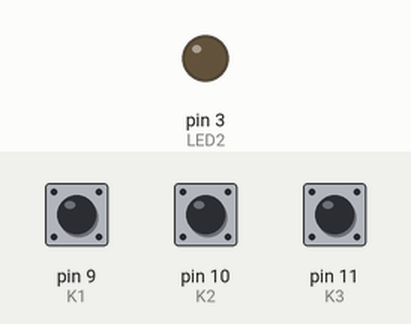
Simulated run of this sketch. Board: Arduino Uno, built with avr-gcc and run on an emulated ATmega328P. Shown: output pins drawn as LEDs (lit = HIGH). The inputs (shaded band) are chosen by the test bench; at power-on: pin 9 (K1) HIGH, pin 10 (K2) HIGH, pin 11 (K3) HIGH.

Above: at 1.2 s.
1.3 s: pin 9 (K1) pulled LOW for 0.15 s
At 2.5 s:
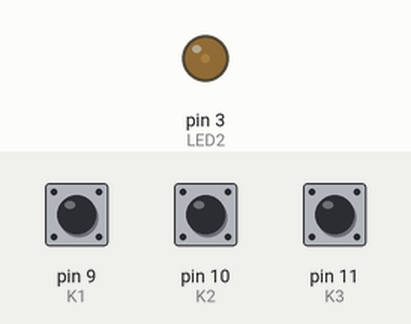
2.9 s: pin 10 (K2) pulled LOW for 0.15 s
At 3.7 s:
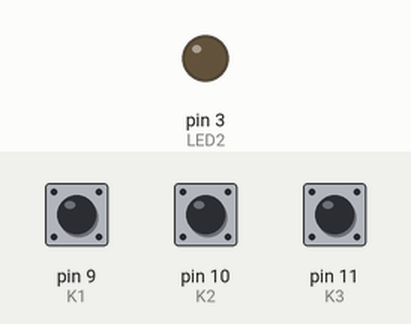
4.5 s: pin 9 (K1) pulled LOW for 1 s
At 5.0 s:
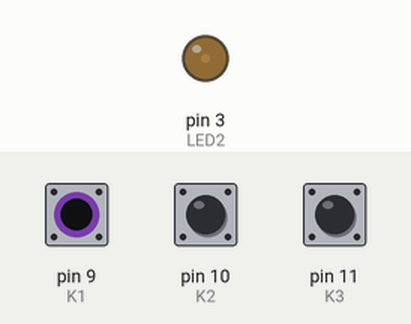
7.0 s: pin 10 (K2) pulled LOW for 1 s
At 8.1 s:
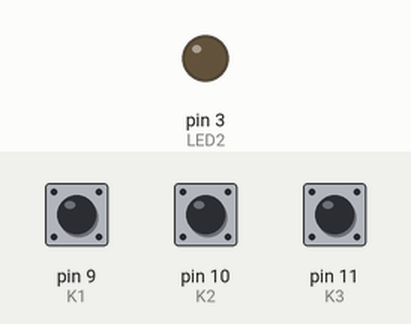
9.5 s: pin 9 (K1) pulsed LOW 5 times (0.12 s each, 0.3 s apart)
At 12.1 s:
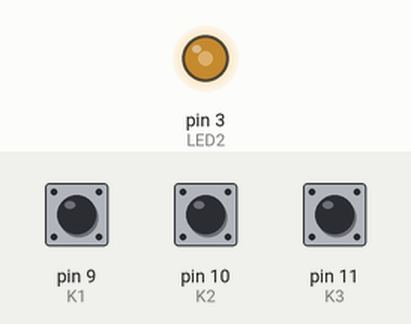
12.5 s: pin 9 (K1) pulled LOW for 0.15 s
At 13.4 s:
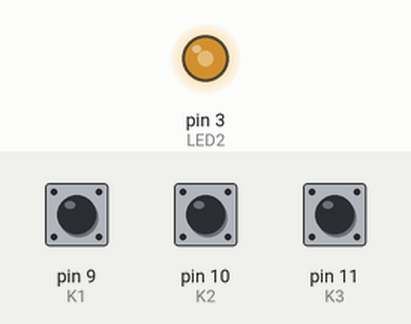
Timing chart, 0 to 15.1 s (numbered marks = the images above; inputs shaded):
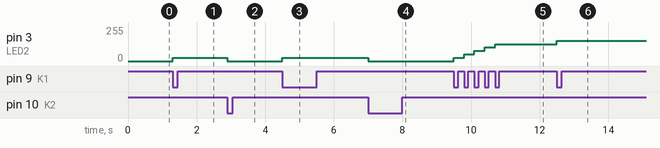

The sketch:

Dimmen.ino
```cpp
#define K1 9
#define K2 10
#define K3 11
// Maar op één plaats moeten veranderen
#define delta 25.5

volatile bool vlag = false; // synchroniseren, kan in 2 methodes aangepast worden
float duty = 0;

void pciSetup(byte pin) {
  *digitalPinToPCMSK(pin) |= bit (digitalPinToPCMSKbit(pin)); // enable pin
  PCIFR |= bit (digitalPinToPCICRbit(pin)); // clear any outstanding interrupt
  PCICR |= bit (digitalPinToPCICRbit(pin)); // enable interrupt for the group
}

void setup() {
  pinMode(K1, INPUT_PULLUP);
  pinMode(K2, INPUT_PULLUP);
  pinMode(K3, INPUT_PULLUP);
  pciSetup(K1); // interrupt K1 inschakelen
  pciSetup(K2); // interrupt K2 inschakelen
  pciSetup(K3); // interrupt K3 inschakelen
  pinMode(3,OUTPUT); // LED2
}

void loop() {
  if (vlag) {
    analogWrite(3, duty);
    delay(200);
    vlag = false;
  }
}

// handle pin change interrupt for D8 -> D13 here
ISR (PCINT0_vect) {
  if (!vlag) {
    if (digitalRead(K1) == LOW && duty <= (255 - delta)) {
    duty += delta;
    }
    if (digitalRead(K2) == LOW) {
      duty = 0;
    }
    if (digitalRead(K3) == LOW && duty >= delta) {
      duty -= delta;
    }
    vlag = true;
  }
}
```

Measured:
- after the input at 1.3 s, pin 3 (LED2): 0/255 → 25/255 at once
- after the input at 2.9 s, pin 3 (LED2): 25/255 → 0/255 at once
- after the input at 4.5 s, pin 3 (LED2): 0/255 → 25/255 at once
- after the input at 7.0 s, pin 3 (LED2): 25/255 → 0/255 at once
- after the input at 9.5 s, pin 3 (LED2): moves from 0/255 to 127/255 over 1.2 s, starting at once
- after the input at 12.5 s, pin 3 (LED2): 127/255 → 153/255 at once
